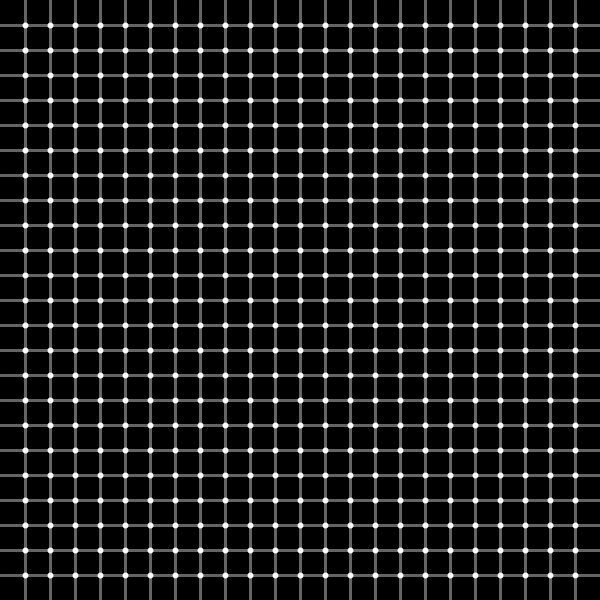
Frame 1 (no input)
Frame 60 (the mouse pressed at the canvas centre just before this capture): identical to frame 1, image omitted
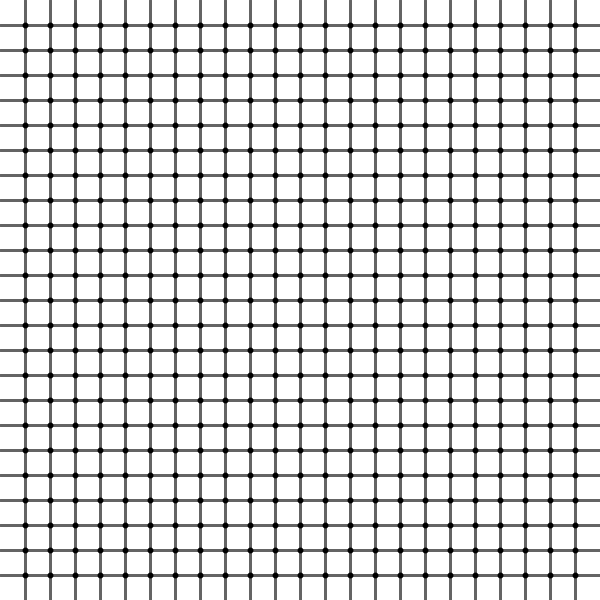
Frame 120 (the mouse held since frame 60 and released just before this capture)

The Processing sketch that drew these frames (run headless with seeded random() and noise(); from frame 60 on, the mouse is pressed at the canvas centre):

// Processing sketch: Scintillating_Grid
// ── Scintillating_Grid.pde
int colorb = 0, colorc = 255;
void setup() {
  size(600, 600);
}
void mousePressed(){
  if (colorb == 0){
    colorb = 255;
    colorc = 0;
  }else{
    colorb = 0;
    colorc = 255;
  }
}
void draw(){
  background(colorb);
  stroke(100, 100, 100);
  strokeWeight(3); 
  for (int x = 25; x < width; x = x + 25) {
    line(x, 0, x, height);
    line(0, x, width, x);
  }
  stroke(colorc);
  strokeWeight(6);
  for (int i = 25; i < width; i += 25) {
    for (int j = 25; j < height; j += 25) { 
      point(i, j);
    }
  }
}
